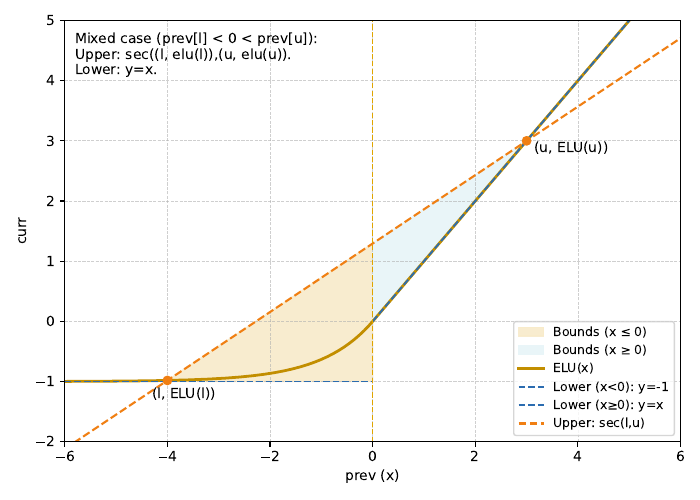

This figure's Python source:
import matplotlib.pyplot as plt
import numpy as np


def elu(x, alpha=1.0):
    """ELU(x) = x (x > 0); alpha * (exp(x) - 1) (x <= 0)"""
    x = np.array(x, dtype=float)
    y = np.copy(x)
    y[x < 0] = alpha * (np.exp(x[x < 0]) - 1.0)
    return y if y.size > 1 else float(y)


x = np.linspace(-6, 6, 2000)
y = elu(x)
l, u = -4.0, 3.0
yl, yu = elu(l), elu(u)

# DeepPoly
lower_neg = -1.0
slope = (yu - yl) / (u - l)
intercept = yl - slope * l
sec = slope * x + intercept


x_left = (-1.0 - intercept) / slope

x_right = intercept / (1.0 - slope)
y0 = intercept  # sec(0)


col_fn = "#c28e00"
col_low = "#2b6cb0"
col_up = "#f07f13"
col_axis0 = "#e0a500"
col_fill_L = "#f8ebca"
col_fill_R = "#e7f5f8"

plt.figure(figsize=(7, 5))

# shade
plt.fill(
    [0.0, 0.0, x_left],
    [-1.0, y0, -1.0],
    color=col_fill_L,
    alpha=0.9,
    label="Bounds (x ≤ 0)",
)

plt.fill(
    [0.0, 0.0, x_right],
    [0.0, y0, x_right],
    color=col_fill_R,
    alpha=0.9,
    label="Bounds (x ≥ 0)",
)


plt.plot(x, y, color=col_fn, linewidth=2, label="ELU(x)")
plt.plot(
    x[x < 0],
    np.full_like(x[x < 0], lower_neg),
    "--",
    color=col_low,
    linewidth=1.3,
    label="Lower (x<0): y=-1",
)
plt.plot(
    x[x >= 0], x[x >= 0], "--", color=col_low, linewidth=1.3, label="Lower (x≥0): y=x"
)
plt.plot(x, sec, "--", color=col_up, linewidth=1.5, label="Upper: sec(l,u)")


plt.scatter([l, u], [yl, yu], color=col_up, zorder=5)
plt.text(l - 0.3, yl - 0.3, "(l, ELU(l))", fontsize=10)
plt.text(u + 0.15, yu - 0.2, "(u, ELU(u))", fontsize=10)

# x=0
plt.axvline(0, color=col_axis0, linestyle="--", linewidth=1)

plt.text(
    -5.8,
    4.1,
    "Mixed case (prev[l] < 0 < prev[u]):\nUpper: sec((l, elu(l)),(u, elu(u)).\nLower: y=x.",
    fontsize=10,
    color="black",
)

# gird
plt.xlabel("prev (x)")
plt.ylabel("curr")
plt.legend(loc="lower right", fontsize=9)
plt.grid(True, linestyle="--", linewidth=0.6, alpha=0.6)
plt.xlim(-6, 6)
plt.ylim(-2, 5)
plt.tight_layout()

plt.savefig("rq3_elu.pdf")
plt.show()
